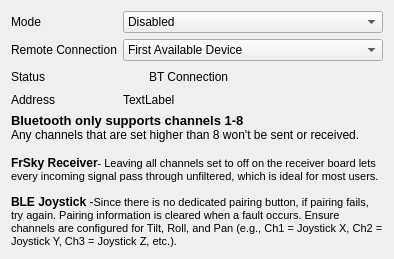
            <widget class="QWidget" name="tabBT">
             <attribute name="title">
              <string>BlueTooth</string>
             </attribute>
             <layout class="QGridLayout" name="gridLayout">
              <item row="3" column="1">
               <widget class="QLabel" name="lblBLEAddress">
                <property name="text">
                 <string notr="true">TextLabel</string>
                </property>
               </widget>
              </item>
              <item row="3" column="0">
               <widget class="QLabel" name="label">
                <property name="text">
                 <string>Address</string>
                </property>
               </widget>
              </item>
              <item row="0" column="1" colspan="2">
               <widget class="QComboBox" name="cmbBtMode">
                <property name="enabled">
                 <bool>true</bool>
                </property>
                <item>
                 <property name="text">
                  <string>Disabled</string>
                 </property>
                </item>
                <item>
                 <property name="text">
                  <string>FrSky - Wireless Transmitter (Head)</string>
                 </property>
                </item>
                <item>
                 <property name="text">
                  <string>FrSky - Wireless Receiver (Remote)</string>
                 </property>
                </item>
                <item>
                 <property name="text">
                  <string>FrSky - Wireless Receiver - Scanner Mode</string>
                 </property>
                </item>
                <item>
                 <property name="text">
                  <string>Bluetooth HID Joystick</string>
                 </property>
                </item>
               </widget>
              </item>
              <item row="2" column="0">
               <widget class="QLabel" name="label_29">
                <property name="text">
                 <string>Status</string>
                </property>
               </widget>
              </item>
              <item row="0" column="0">
               <widget class="QLabel" name="label_5">
                <property name="text">
                 <string>Mode</string>
                </property>
               </widget>
              </item>
              <item row="5" column="0" colspan="3">
               <widget class="QLabel" name="label_30">
                <property name="text">
                 <string>&lt;html&gt;&lt;head/&gt;&lt;body&gt;&lt;p&gt;&lt;span style=&quot; font-size:10pt; font-weight:600;&quot;&gt;Bluetooth only supports channels 1-8&lt;br/&gt;&lt;/span&gt;Any channels that are set higher than 8 won't be sent or received.&lt;br/&gt;&lt;br/&gt;&lt;span style=&quot; font-weight:700;&quot;&gt;FrSky Receiver&lt;/span&gt;&lt;span style=&quot; font-size:8pt;&quot;&gt;- Leaving all channels set to off on the receiver board lets every incoming signal pass through unfiltered, which is ideal for most users.&lt;/span&gt;&lt;/p&gt;&lt;p&gt;&lt;span style=&quot; font-weight:700;&quot;&gt;BLE Joystick&lt;/span&gt; -&lt;span style=&quot; font-size:8pt;&quot;&gt;Since there is no dedicated pairing button, if pairing fails, try again. Pairing information is cleared when a fault occurs. Ensure channels are configured for Tilt, Roll, and Pan (e.g., Ch1 = Joystick X, Ch2 = Joystick Y, Ch3 = Joystick Z, etc.).&lt;/span&gt;&lt;/p&gt;&lt;/body&gt;&lt;/html&gt;</string>
                </property>
                <property name="wordWrap">
                 <bool>true</bool>
                </property>
                <property name="margin">
                 <number>10</number>
                </property>
               </widget>
              </item>
              <item row="2" column="1">
               <layout class="QHBoxLayout" name="horizontalLayout_5">
                <item>
                 <widget class="Led" name="btLed" native="true">
                  <property name="sizePolicy">
                   <sizepolicy hsizetype="Fixed" vsizetype="Fixed">
                    <horstretch>0</horstretch>
                    <verstretch>0</verstretch>
                   </sizepolicy>
                  </property>
                  <property name="minimumSize">
                   <size>
                    <width>20</width>
                    <height>20</height>
                   </size>
                  </property>
                  <property name="maximumSize">
                   <size>
                    <width>20</width>
                    <height>20</height>
                   </size>
                  </property>
                 </widget>
                </item>
                <item>
                 <widget class="QLabel" name="lblBTConnected">
                  <property name="text">
                   <string>BT Connection</string>
                  </property>
                 </widget>
                </item>
               </layout>
              </item>
              <item row="1" column="0">
               <widget class="QLabel" name="lblPairWith">
                <property name="text">
                 <string>Remote Connection</string>
                </property>
               </widget>
              </item>
              <item row="1" column="1" colspan="2">
               <widget class="QComboBox" name="cmbBTRmtMode">
                <property name="toolTip">
                 <string>&lt;html&gt;&lt;head/&gt;&lt;body&gt;&lt;p&gt;&lt;span style=&quot; font-weight:600;&quot;&gt;First Available - &lt;/span&gt;Connects to the first available device found&lt;br/&gt;&lt;span style=&quot; font-weight:600;&quot;&gt;XX:XX:XX:XX:XX:XX&lt;/span&gt; - Valid devices found will show their address, select one to only pair to this device&lt;br/&gt;&lt;br/&gt;&lt;span style=&quot; text-decoration: underline;&quot;&gt;If you only want to connect to a single device,&lt;/span&gt;&lt;br/&gt;1) Set Mode to Receiver, Scan only&lt;br/&gt;2) Turn on the Head tracker board or your radio Trainer Slave/Bluetooth mode.&lt;br/&gt;3) Wait for the device to be discovered.&lt;br/&gt;4) Select the desired BT Address from the drop down&lt;br/&gt;5) Set Mode to Receiver Mode&lt;/p&gt;&lt;/body&gt;&lt;/html&gt;</string>
                </property>
                <item>
                 <property name="text">
                  <string>First Available Device</string>
                 </property>
                </item>
               </widget>
              </item>
             </layout>
            </widget>
